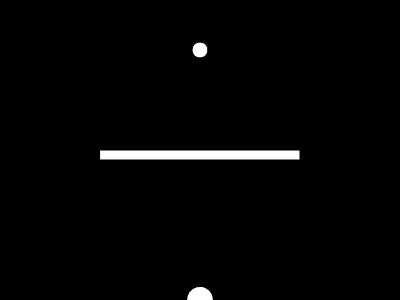
Frame 1 (no input)
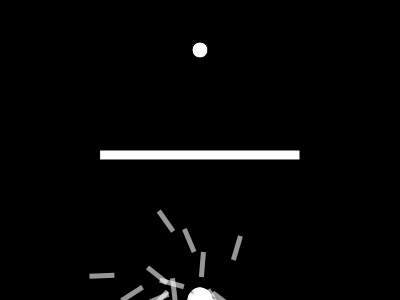
Frame 60 (no input)
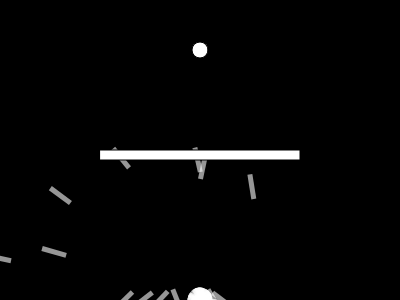
Frame 120 (the mouse pressed at the canvas centre since frame 60)

The p5.js sketch that drew these frames (run headless with seeded random() and noise() and a simulated clock; from frame 60 on, the mouse is pressed at the canvas centre):

// p5.js sketch
// ── sketch.js
var population;
var lifespan = 200;
var count = 0;
var target;
var maxforce = 0.2;

var rx = 100;
var ry = 150;
var rw = 200;
var rh = 10;

function setup() {
	createCanvas(400, 300);
	population = new Population();
	target = createVector(width/2, 50);
}

function draw() {
	background(0);
	population.run();
	count++;

	if (count == lifespan) {
		population.evaluate();
		population.selection();
		count = 0;
	}

	ellipse(target.x, target.y, 16, 16);

	fill(255);
	rect(rx, ry, rw, rh);
}

function Population() {
	this.rockets = [];
	this.matingpool = [];
	this.popsize = 50;

	for (var i = 0; i < this.popsize; i++) {
		this.rockets[i] = new Rocket();
	}

	this.selection = function() {
		var newRockets = [];
		for (var i = 0; i < this.rockets.length; i++) {
			var parentA = random(this.matingpool).dna;
			var parentB = random(this.matingpool).dna;
			var child = parentA.crossover(parentB);
			child.mutation();
			newRockets[i] = new Rocket(child);
		}
		this.rockets = newRockets;
	}

	this.run = function() {
		for (var i = 0; i < this.popsize; i++) {
			this.rockets[i].update();
			this.rockets[i].show();
		}
	}

	this.evaluate = function() {
		var maxfit = 0;
		for (var i = 0; i < this.popsize; i++) {
			this.rockets[i].calcFitness();
			if (this.rockets[i].fitness > maxfit) {
				maxfit = this.rockets[i].fitness;
			}
		}
		
		for (var i = 0; i < this.popsize; i++) {
			this.rockets[i].fitness /= maxfit;
		}
		
		this.matingpool = [];
		for (var i = 0; i < this.popsize; i++) {
			var n = this.rockets[i].fitness * 100;
			for (var j = 0; j < n; j++) {
				this.matingpool.push(this.rockets[i]);
			}
		}
	}
}

function DNA(genes) {
	if (genes) {
		this.genes = genes;
	} else {
		this.genes = [];
		for (var i = 0; i < lifespan; i++) {
		this.genes[i] = p5.Vector.random2D();
		this.genes[i].setMag(maxforce);
		}
	}

	this.crossover = function(partner) {
		var newgenes = [];
		var mid = floor(random(this.genes.length))
		for (var i = 0; i < this.genes.length; i++) {
			if (i > mid) {
				newgenes[i] = this.genes[i];
			} else {
				newgenes[i] = partner.genes[i];
			}
		}
		return new DNA(newgenes);
	}

	this.mutation = function() {
		for (var i = 0; i < this.genes.length; i++) {
			if (random(1) < 0.01) {
				this.genes[i] = p5.Vector.random2D();
				this.genes[i].setMag(maxforce);
			}
		}
	}
}


function Rocket(dna) {
	this.pos = createVector(width/2, height);
	this.vel = createVector();
	this.acc = createVector();
	this.fitness = 0;
	this.completed = false;
	this.crashed = false;
	if (dna) {
		this.dna = dna;
	} else {
		this.dna = new DNA();

	}

	this.applyForce = function(force) {
		this.acc.add(force);
	}

	this.calcFitness = function() {
		var d = dist(this.pos.x, this.pos.y, target.x, target.y);
		this.fitness = map(d, 0, width, width, 0);

		if (this.completed) {
			this.fitness *= 10;
		}

		if (this.crashed) {
			this.fitness /= 10;
		}
	}

	this.update = function() {
		var d = dist(this.pos.x, this.pos.y, target.x, target.y);
		if (d < 10) {
			this.completed = true;
			this.pos = target.copy();
		}

		if (this.pos.x > rx && this.pos.x < rx + rw && 
				this.pos.y > ry && this.pos.y < ry + rh) {
			this.crashed = true;
		}

		if (this.pos.x > width || this.pos.x < 0) {
			this.crashed = true;
		}

		if (this.pos.y > height || this.pos.y < 0) { //took out top collision 
			this.crashed = true;	// to make scoring work better 
		}

		this.applyForce(this.dna.genes[count]);
		if (!this.completed && !this.crashed) {
			this.vel.add(this.acc);
			this.pos.add(this.vel);
			this.acc.mult(0);
			this.vel.limit(4);
		}
	}

	this.show = function() {
		push();
		noStroke();
		fill(255,150);
		translate(this.pos.x, this.pos.y);
		rotate(this.vel.heading());
		rectMode(CENTER);
		rect(0,0,25,5);
		pop();
	}


}
// ── obstacle.js
function Obstacle() {
	this.x = 100;
	this.y = 150;
	this.w = 200;
	this.h = 10;

	this.show = function() {
		fill(255);
		rect(this.x, this.y, this.w, this.h);
	}

	this.update = function() {

	}
}
// ── population.js
function Population() {
	this.rockets = [];
	this.matingpool = [];
	this.popsize = 50;
	this.maxforce = 0.2;

	for (var i = 0; i < this.popsize; i++) {
		this.rockets[i] = new Rocket();
	}

	this.selection = function() {
		var newRockets = [];
		for (var i = 0; i < this.rockets.length; i++) {
			var parentA = random(this.matingpool).dna;
			var parentB = random(this.matingpool).dna;
			var child = parentA.crossover(parentB);
			child.mutation();
			newRockets[i] = new Rocket(child);
		}
		this.rockets = newRockets;
	}

	this.run = function(target, obstacle) {
		for (var i = 0; i < this.popsize; i++) {
			this.rockets[i].update(target, obstacle);
			this.rockets[i].show();
		}
	}

	this.evaluate = function(target) {
		var maxfit = 0;
		for (var i = 0; i < this.popsize; i++) {
			this.rockets[i].calcFitness(target);
			if (this.rockets[i].fitness > maxfit) {
				maxfit = this.rockets[i].fitness;
			}
		}
		
		for (var i = 0; i < this.popsize; i++) {
			this.rockets[i].fitness /= maxfit;
		}
		
		this.matingpool = [];
		for (var i = 0; i < this.popsize; i++) {
			var n = this.rockets[i].fitness * 100;
			for (var j = 0; j < n; j++) {
				this.matingpool.push(this.rockets[i]);
			}
		}
	}
}

function DNA(genes) {
	if (genes) {
		this.genes = genes;
	} else {
		this.genes = [];
		for (var i = 0; i < lifespan; i++) {
		this.genes[i] = p5.Vector.random2D();
		this.genes[i].setMag(this.maxforce);
		}
	}

	this.crossover = function(partner) {
		var newgenes = [];
		var mid = floor(random(this.genes.length))
		for (var i = 0; i < this.genes.length; i++) {
			if (i > mid) {
				newgenes[i] = this.genes[i];
			} else {
				newgenes[i] = partner.genes[i];
			}
		}
		return new DNA(newgenes);
	}

	this.mutation = function() {
		for (var i = 0; i < this.genes.length; i++) {
			if (random(1) < 0.01) {
				this.genes[i] = p5.Vector.random2D();
				this.genes[i].setMag(this.maxforce);
			}
		}
	}
}
// ── rocket.js
function Rocket(dna) {
	this.pos = createVector(width/2, height - 20);
	this.vel = createVector();
	this.acc = createVector();
	this.fitness = 0;
	this.completed = false;
	this.crashed = false;

	if (dna) {
		this.dna = dna;
	} else {
		this.dna = new DNA();

	}

	this.applyForce = function(force) {
		this.acc.add(force);
	}

	this.calcFitness = function(target) {
		var d = dist(this.pos.x, this.pos.y, target.x, target.y);
		this.fitness = map(d, 0, width, width, 0);

		if (this.completed) {
			this.fitness *= 10;
		}

		if (this.crashed) {
			this.fitness /= 10;
		}
	}

	this.update = function(target, obstacle) {
		var d = dist(this.pos.x, this.pos.y, target.x, target.y);
		if (d < 10) {
			this.completed = true;
			this.pos = createVector(target.x, target.y);
		}

		if (obstacle) {
			if (this.pos.x > obstacle.x && this.pos.x < obstacle.x + obstacle.w && 
					this.pos.y > obstacle.y && this.pos.y < obstacle.y + obstacle.h) {
				this.crashed = true;
			}
		}

		if (this.pos.x > width || this.pos.x < 0) {
			this.crashed = true;
		}

		if (this.pos.y > height || this.pos.y < 0) { 
			this.crashed = true;
		}

		this.applyForce(this.dna.genes[count]);
		if (!this.completed && !this.crashed) {
			this.vel.add(this.acc);
			this.pos.add(this.vel);
			this.acc.mult(0);
			this.vel.limit(4);
		}
	}

	this.show = function() {
		push();
		noStroke();
		fill(255,150);
		translate(this.pos.x, this.pos.y);
		rotate(this.vel.heading());
		rectMode(CENTER);
		rect(0,0,25,5);
		pop();
	}
}
// ── target.js
function Target() {
	this.x = width/2;
	this.y = 50;
	this.diameter = 16;
	this.drag = false;
	this.offsetX = 0;
	this.offsetY = 0;

	this.show = function() {
		fill(255);
		//createVector(this.x, this.y);
		ellipse(this.x, this.y, this.diameter, this.diameter);
	}
	
	this.update = function() {
		if (this.drag) {
			this.x = mouseX + this.offsetX;
			this.y = mouseY + this.offsetY;
			fill(255, 0 , 255);
			ellipse(this.x, this.y, this.diameter, this.diameter);
		} else {
			fill(255, 0 , 0);
			ellipse(this.x, this.y, this.diameter, this.diameter);
		}
	}

	this.clicked = function() {
		if (dist(mouseX, mouseY, this.x, this.y) < 9) {
    		this.drag = true;
    		this.offsetX = this.x - mouseX;
    		this.offsetY = this.y - mouseY;
  		} 
	}

	this.release = function() {
		this.drag = false;
	}
}
